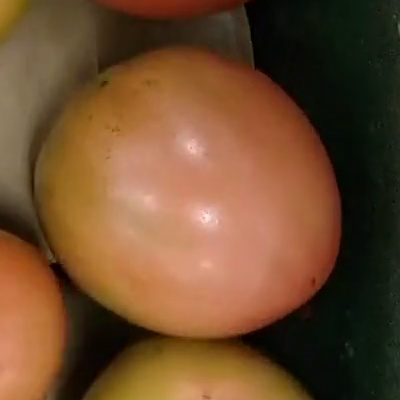
#> input picture Tomates/tomate_12/contour1042.jpg, 400 x 400 px; its folder holds only this picture in this run
$ python Test_processing.py
#> lines starting #> are read from the running program, lines starting #| are printed output that depends on the picture
import cv2 as cv
import numpy as np
import PIL
import glob
from skimage import io
from matplotlib import pyplot as plt
from PIL import Image

def findContour(img, j):
    cimg = img.copy()
    finalimg = img.copy()
    img = cv.cvtColor(img, cv.COLOR_BGR2GRAY)
    img = cv.medianBlur(img, 5)
    circles = cv.HoughCircles(image=img, method=cv.HOUGH_GRADIENT_ALT, dp=0.9,
                            minDist=1, param1=40, param2=0.1, minRadius= 100, maxRadius=175)

    if circles is not None:
        circles = np.uint16(np.around(circles))
        for i in circles[0,:]:
            centerX = i[0]
            centerY = i[1]
            radius = i[2]
            # Draw circle around tomato
            cv.circle(cimg,(i[0],i[1]),i[2],(0,255,0),2)
            # Draw center of tomato
            cv.circle(cimg,(i[0],i[1]),2,(0,0,255),3)
            # cropTomato(finalimg, centerX, centerY, radius, j)

    cv.imwrite(r"C:/Users/tomsw/Documents/Session/Test_processing/Processed_tom/new_tom"+str(j)+".jpg", cimg)

def cropTomato(img, x, y, r, j):
    crop_img = img[y-r:y+r, x-r:x+r]
    cv.imwrite(r"C:/Users/tomsw/Documents/Session/Test_processing/Processed_tom/new_tom"+str(j)+".jpg", crop_img)


def main():
    j = 0
    images = [cv.imread(file) for file in glob.glob(r"C:/Users/tomsw/Documents/Session/Test_processing/Tomates/tomate_12/*.jpg")]
#> images = 1 item
    for image in images:
        findContour(image, j)
        j+=1
#> this loop made 1 pass
#> j on pass 1: 1
#> pass 1, in findContour, `img = cv.cvtColor(img, cv.COLOR_BGR2GRAY)`:
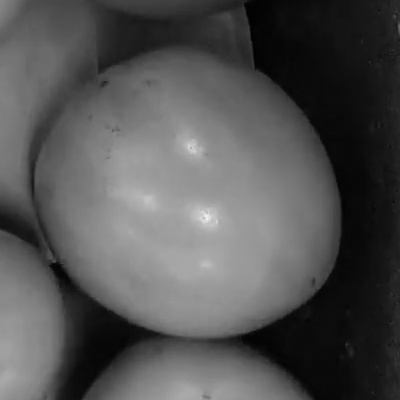
#> img: shape (400, 400); min 0, max 238, mean 82.7
#> pass 1, in findContour, `cv.imwrite(r"C:/Users/tomsw/Documents/Session/Test_processing/Processe..`:
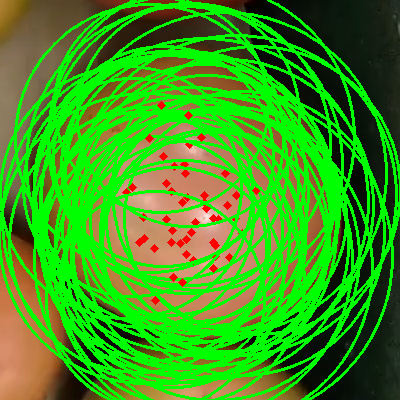
#> saved as new_tom0.jpg: shape (400, 400, 3); mean B, G, R 24.8, 156.2, 57.7
#> after the loop, j = 1
        # break

if __name__ == "__main__":
    main()

$ run again, on Tomates/tomate_12/contour433.jpg
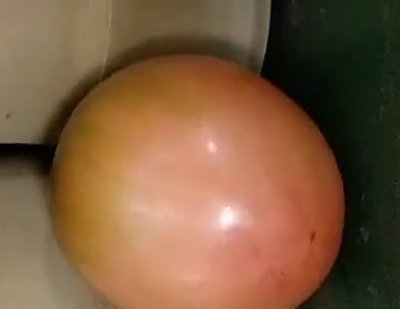
#> input picture Tomates/tomate_12/contour433.jpg, 400 x 309 px
#> images = 1 item
#> the loop in main, `for image in images:` made 1 pass
#> j on pass 1: 1
#> pass 1, in findContour, `img = cv.cvtColor(img, cv.COLOR_BGR2GRAY)`:
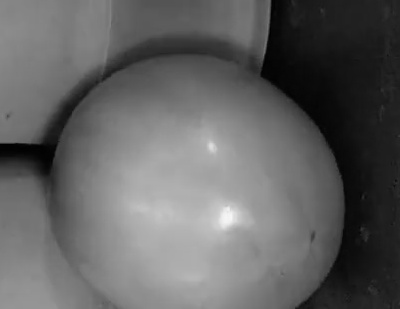
#> img: shape (309, 400); min 0, max 246, mean 98.3
#> pass 1, in findContour, `cv.imwrite(r"C:/Users/tomsw/Documents/Session/Test_processing/Processe..`:
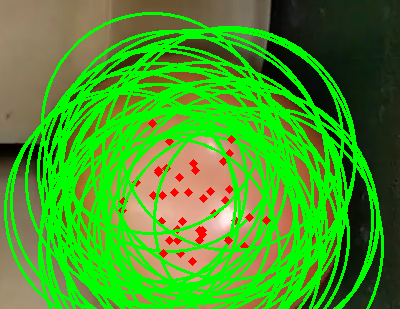
#> saved as new_tom0.jpg: shape (309, 400, 3); mean B, G, R 37, 154.4, 68.9
#> after the loop in main, `for image in images:`: j = 1

$ run again, on Tomates/tomate_12/contour626.jpg
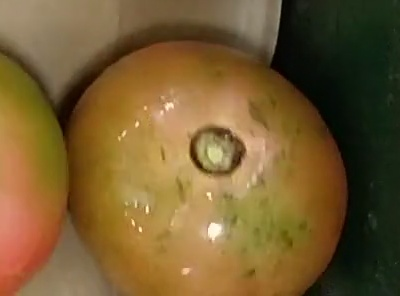
#> input picture Tomates/tomate_12/contour626.jpg, 400 x 296 px
#> images = 1 item
#> the loop in main, `for image in images:` made 1 pass
#> j on pass 1: 1
#> pass 1, in findContour, `img = cv.cvtColor(img, cv.COLOR_BGR2GRAY)`:
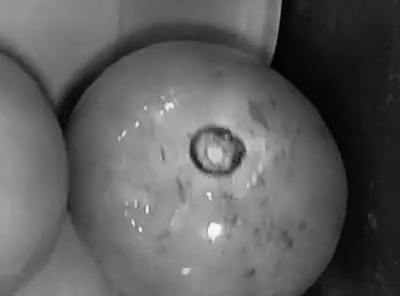
#> img: shape (296, 400); min 1, max 249, mean 94.5
#> pass 1, in findContour, `cv.imwrite(r"C:/Users/tomsw/Documents/Session/Test_processing/Processe..`:
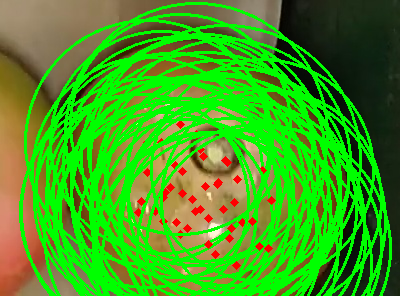
#> saved as new_tom0.jpg: shape (296, 400, 3); mean B, G, R 28.3, 160.1, 65
#> after the loop in main, `for image in images:`: j = 1

$ run again, on Tomates/tomate_12/contour1151.jpg
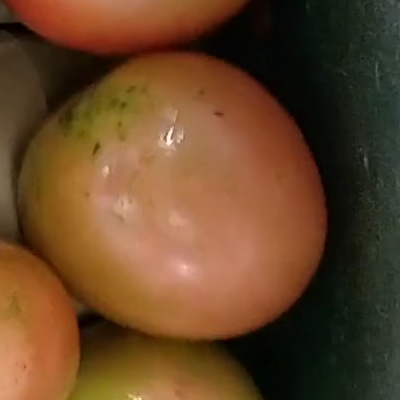
#> input picture Tomates/tomate_12/contour1151.jpg, 400 x 400 px
#> images = 1 item
#> the loop in main, `for image in images:` made 1 pass
#> j on pass 1: 1
#> pass 1, in findContour, `img = cv.cvtColor(img, cv.COLOR_BGR2GRAY)`:
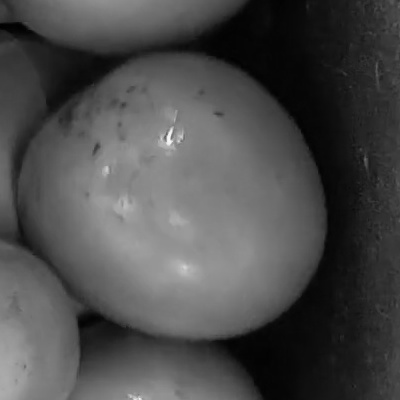
#> img: shape (400, 400); min 0, max 247, mean 75.5
#> pass 1, in findContour, `cv.imwrite(r"C:/Users/tomsw/Documents/Session/Test_processing/Processe..`:
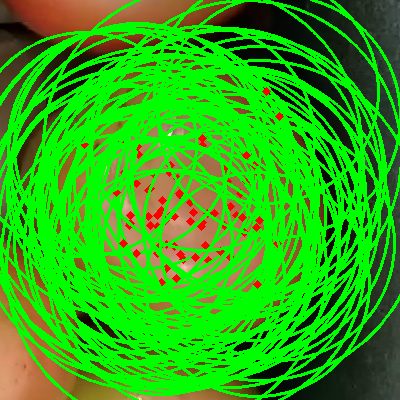
#> saved as new_tom0.jpg: shape (400, 400, 3); mean B, G, R 17, 172.4, 42.7
#> after the loop in main, `for image in images:`: j = 1
